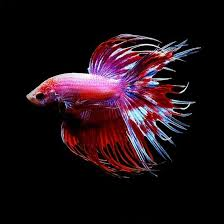
#> input picture Roboteam/OpenCV/Tutoriais/Teste imagem/teste.jpeg, 224 x 224 px
$ python 'Teste Imagem.py'
#> lines starting #> are read from the running program, lines starting #| are printed output that depends on the picture
import numpy as np
import cv2

# Load an color image in grayscale
img = cv2.imread('teste.jpeg',0)
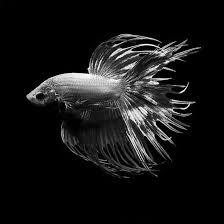
#> img: shape (224, 224); min 0, max 255, mean 21.7
cv2.imshow('image',img)
cv2.waitKey(0) # Wait for "0" key to proceed
cv2.destroyAllWindows()
cv2.imwrite('bettagray.png',img)
